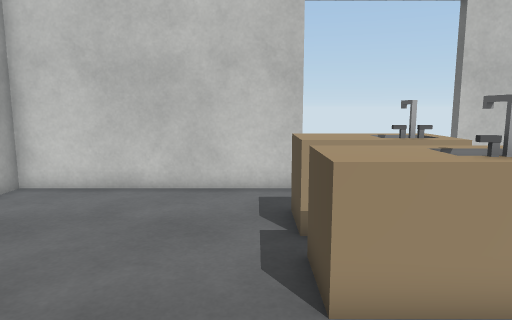
View 1 (above)

12 first-person views from a walk through a scene from a Unity 3-D project. The camera is 1.3 m above the floor, tilts 8° down and sees 70° across. Doors are open. The floor is counted in squares, 0.5 m on a side. Each view is taken from the middle of a square. On the plan, view 1 faces up. The plan holds only what a view shows up to about 20 squares ahead; the rest is blank. Some surface patterns are stand-ins.

View 2
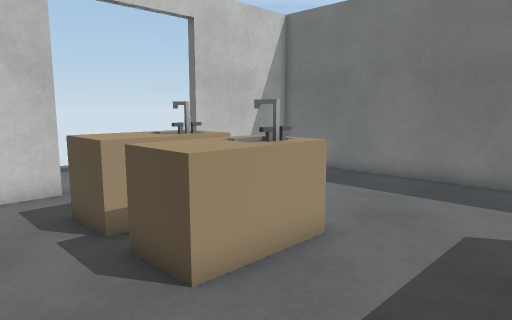

View 3
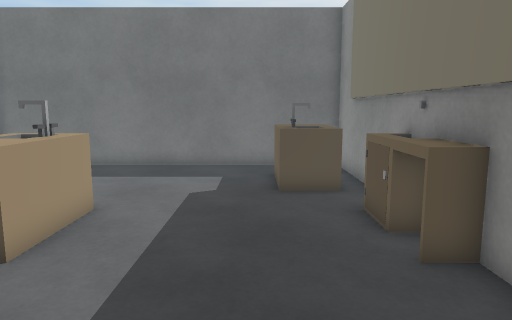

View 4
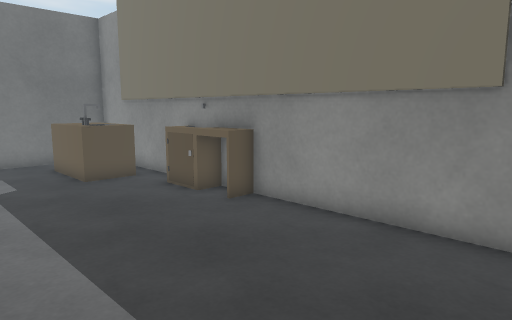

View 5
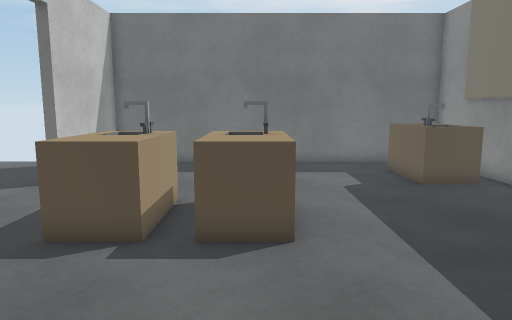

View 6
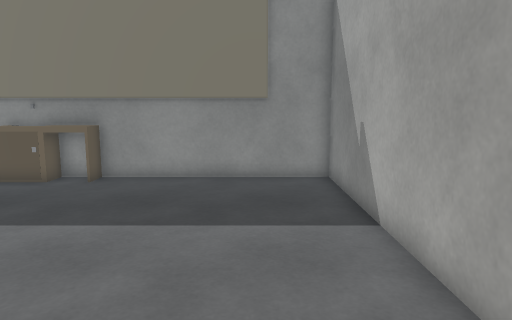

View 7
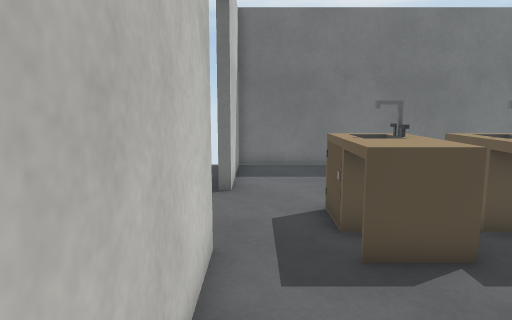

View 8
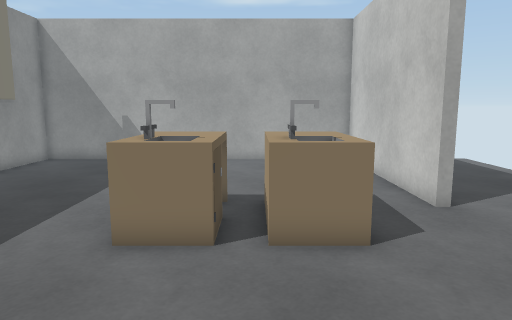

View 9
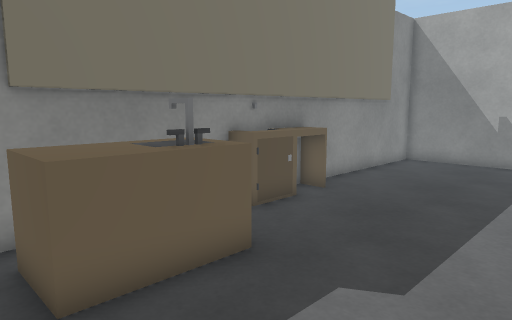

View 10
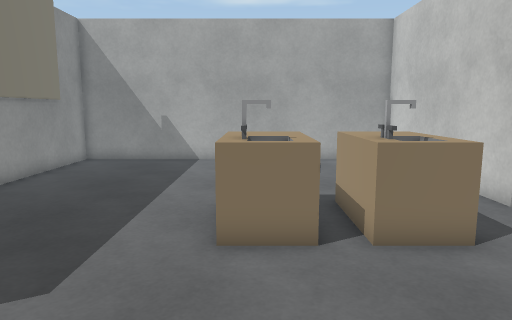

View 11
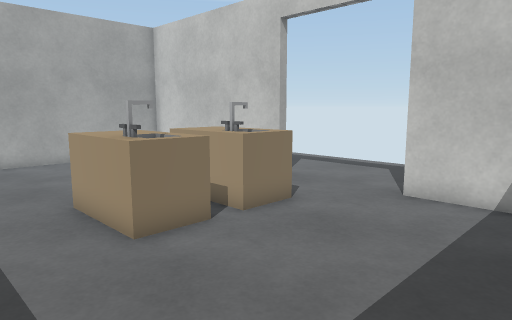

View 12
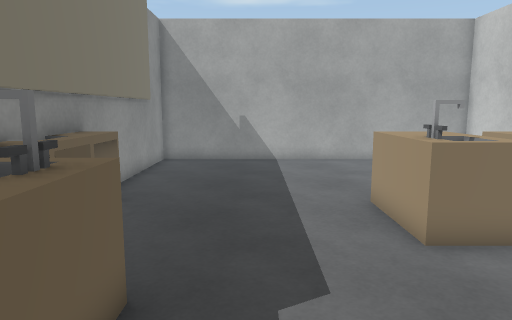

### Floor plan
Points are (right, up) in squares from view 1. A wall is a line through its corners. A room is listed if a view was taken in it or the views show most of it. See-through windows are left out.
Room 1 (views 1, 2, 3, 4, 5, 6, 7, 8, 9, 10, 11, 12)
walls: (1.5, 11.8) (-7.8, 11.8) (-7.8, -3.8) (1.6, -3.8); (4.4, -3.8) (11.8, -3.8) (11.8, 11.8) (6.5, 11.8)
ways out: opening at (4.5, 12)
objects: other object (1, -4) to (4, -3); other object (1, 4) to (4, 6); other object (1, 7) to (4, 9); other object (6, -3) to (10, -1)

Where each view was taken, in squares from view 1:
view 1: 0 up, 0 right, facing up
view 2: 0 up, 2 left, facing up-right
view 3: 0 up, 5 left, facing right
view 4: 4 up, 7 left, facing down-right
view 5: 5 up, 6 left, facing right
view 6: 10 up, 5 left, facing down
view 7: 11 up, 5 left, facing right
view 8: 7 up, 11 right, facing left
view 9: 4 up, 11 right, facing down-left
view 10: 5 up, 11 right, facing left
view 11: 1 up, 11 right, facing up-left
view 12: 1 up, 11 right, facing left
